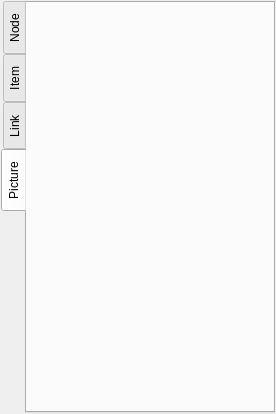
<?xml version="1.0" encoding="UTF-8"?>
<ui version="4.0">
 <class>DAPyWorkFlowNodeItemSettingWidget</class>
 <widget class="QWidget" name="DAPyWorkFlowNodeItemSettingWidget">
  <property name="geometry">
   <rect>
    <x>0</x>
    <y>0</y>
    <width>276</width>
    <height>414</height>
   </rect>
  </property>
  <property name="windowTitle">
   <string>Node Setting</string>
  </property>
  <layout class="QVBoxLayout" name="verticalLayout">
   <property name="spacing">
    <number>1</number>
   </property>
   <property name="leftMargin">
    <number>1</number>
   </property>
   <property name="topMargin">
    <number>1</number>
   </property>
   <property name="rightMargin">
    <number>1</number>
   </property>
   <property name="bottomMargin">
    <number>1</number>
   </property>
   <item>
    <widget class="QTabWidget" name="tabWidget">
     <property name="tabPosition">
      <enum>QTabWidget::West</enum>
     </property>
     <property name="currentIndex">
      <number>3</number>
     </property>
     <property name="documentMode">
      <bool>false</bool>
     </property>
     <widget class="DA::DANodeSettingWidget" name="tabNodeSetting">
      <attribute name="icon">
       <iconset resource="icon.qrc">
        <normaloff>:/DAGui/icon/setting-node.svg</normaloff>:/DAGui/icon/setting-node.svg</iconset>
      </attribute>
      <attribute name="title">
       <string>Node</string>
      </attribute>
     </widget>
     <widget class="DA::DANodeItemSettingWidget" name="tabItemSetting">
      <attribute name="icon">
       <iconset resource="icon.qrc">
        <normaloff>:/DAGui/icon/setting-item.svg</normaloff>:/DAGui/icon/setting-item.svg</iconset>
      </attribute>
      <attribute name="title">
       <string>Item</string>
      </attribute>
     </widget>
     <widget class="DA::DANodeLinkItemSettingWidget" name="tabLinkSetting">
      <attribute name="icon">
       <iconset resource="icon.qrc">
        <normaloff>:/DAGui/icon/setting-link.svg</normaloff>:/DAGui/icon/setting-link.svg</iconset>
      </attribute>
      <attribute name="title">
       <string>Link</string>
      </attribute>
     </widget>
     <widget class="DA::DAGraphicsPixmapItemSettingWidget" name="tabPictureItemSetting">
      <attribute name="icon">
       <iconset resource="icon.qrc">
        <normaloff>:/DAGui/icon/picture.svg</normaloff>:/DAGui/icon/picture.svg</iconset>
      </attribute>
      <attribute name="title">
       <string>Picture</string>
      </attribute>
     </widget>
    </widget>
   </item>
  </layout>
 </widget>
 <customwidgets>
  <customwidget>
   <class>DA::DANodeSettingWidget</class>
   <extends>QWidget</extends>
   <header>DANodeSettingWidget.h</header>
   <container>1</container>
  </customwidget>
  <customwidget>
   <class>DA::DANodeItemSettingWidget</class>
   <extends>QWidget</extends>
   <header>DANodeItemSettingWidget.h</header>
   <container>1</container>
  </customwidget>
  <customwidget>
   <class>DA::DANodeLinkItemSettingWidget</class>
   <extends>QWidget</extends>
   <header>DANodeLinkItemSettingWidget.h</header>
   <container>1</container>
  </customwidget>
  <customwidget>
   <class>DA::DAGraphicsPixmapItemSettingWidget</class>
   <extends>QWidget</extends>
   <header>DAGraphicsPixmapItemSettingWidget.h</header>
   <container>1</container>
  </customwidget>
 </customwidgets>
 <resources>
  <include location="icon.qrc"/>
 </resources>
 <connections/>
</ui>
